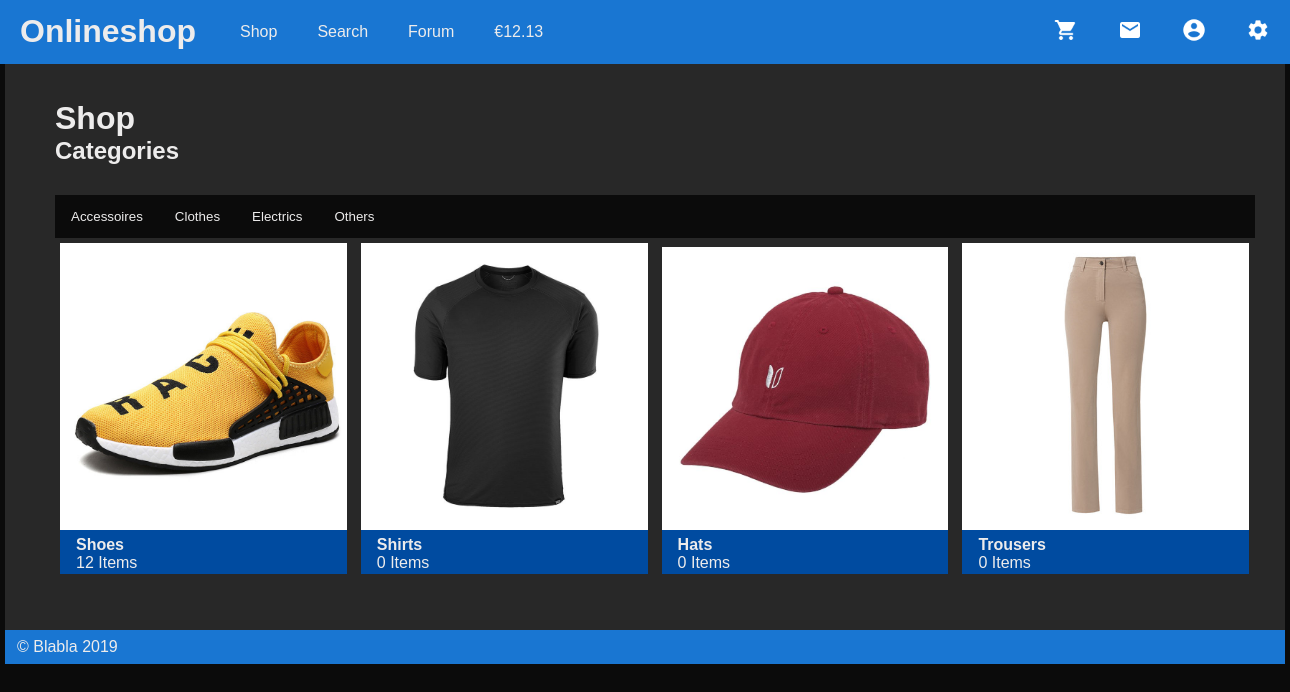
The page /?page=shop on the database its author committed.
### tables this page shows
CREATE TABLE IF NOT EXISTS types (
    ID INT NOT NULL AUTO_INCREMENT,
    Title VARCHAR(45) NOT NULL,
    CreationDate TIMESTAMP NOT NULL DEFAULT CURRENT_TIMESTAMP,
    ChangeDate TIMESTAMP NOT NULL DEFAULT CURRENT_TIMESTAMP ON UPDATE CURRENT_TIMESTAMP,
    UNIQUE KEY unique_title(Title),
    PRIMARY KEY (ID)
);

CREATE TABLE IF NOT EXISTS categories (
    ID INT NOT NULL AUTO_INCREMENT,
    Title VARCHAR(45) NOT NULL,
    Image VARCHAR(255),
    TypeID INT NOT NULL,
    CreationDate TIMESTAMP NOT NULL DEFAULT CURRENT_TIMESTAMP,
    ChangeDate TIMESTAMP NOT NULL DEFAULT CURRENT_TIMESTAMP ON UPDATE CURRENT_TIMESTAMP,
    UNIQUE KEY unique_title(Title),
    PRIMARY KEY (ID),
    FOREIGN KEY (TypeID) REFERENCES types(ID)
);

### include/database.php (called while the page is built, shortened)
<?php
class Database {
    private $host = "localhost";
    private $db_name = "phpshop";
    private $username = "root";
    private $password = "";
    private $conn;
    public function __construct() {
        try {
            $this->conn = new PDO("mysql:host=" . $this->host . ";dbname=" . $this->db_name, $this->username, $this->password);
        } catch (PDOException $exception) {
            echo "Connection error: " . $exception->getMessage();
        }
    }
    public function readType(){
        $query = "SELECT ID as id, Title as title FROM `types`";
        $stmt = $this->conn->prepare($query);
        $stmt->execute();
        return $stmt;
    }
    public function readCategory($type = false, $id = false){
        $query = "
        SELECT cat.ID as id, cat.Title as title, cat.Image as image, COUNT(item.ID) AS itemcount FROM categories AS cat
        LEFT JOIN subcategories As subcat ON subcat.CategoryID = cat.ID
        LEFT JOIN items AS item ON item.SubcategoryID = subcat.ID";
        $query .= " GROUP BY cat.ID";
        $stmt = $this->conn->prepare($query);
        if($id){
            $stmt->bindParam(1, $id);
            $stmt->execute();
            return $stmt->fetch(PDO::FETCH_ASSOC);
        } else if($type){
            $stmt->bindParam(1, $type);
            $stmt->execute();
            return $stmt;
        } else {
            $stmt->execute();
            return $stmt;
        }
    }
}

### components/shop/categorylist.php (the view, shortened to what this page needs)
<?php
include_once './include/database.php';
$database = new Database();
$category_list = "";
$type_list = "";
$typeItems = $database->readType();
if(isset($_GET['type'])){
    $categorieItems = $database->readCategory($_GET['type']);
} else {
    $categorieItems = $database->readCategory();
}
if($typeItems->rowCount()>0){
    while ($row = $typeItems->fetch(PDO::FETCH_ASSOC)) {
        extract($row);
        if(isset($_GET['type']) && $_GET['type'] == $id){
            $active = ' active ';
        } else {
            $active = '';
        }
        $type_list .= "<a href='?page=shop&type=".$id."'><button class='tablinks".$active."'>".$title."</button></a>";
    }
}
if($categorieItems->rowCount()>0){
    while ($row = $categorieItems->fetch(PDO::FETCH_ASSOC)) {
        extract($row);
        $category_list .= "
        <a href='?page=shop&category=".$id."'>
        <div class='card flaoters'>
        <img src='media/shop/categories/".$image."' alt='Category' style='width:100%'>
        <div class='card-container'>
        <h4><b>".$title."</b></h4>
        <p>".$itemcount." Items</p>
        </div>
        </div>
        </a>
        ";
    }
}
?>
<h2>Categories</h2>
<div class="tab">
    <?php echo $type_list; ?>
</div>
<div class="card-list">
    <?php echo $category_list; ?>
</div>

### index.php (shortened to what this page needs)
<!DOCTYPE html>
 <html lang="en">
<head>
</head>
<body>
    <div class="container">
        <?php include('components/header/index.php') ?>
        <div class="content">
            <?php
            if(isset($_GET['page'])){
                include('views/'.$_GET['page'].'.php');
            } else if(isset($_GET['item'])){
                include('views/item.php');
            } else {
                include('views/home.php');
            }
            ?>
        </div>
        <?php include('components/footer/index.php') ?>
    </div>
</body>
</html>

### components/header/index.php (shortened to what this page needs)
<div class="header">
    <div class="header-title">
        <a href="?page=home"><h1>Onlineshop</h1></a>
    </div>
    <div class="header-content">
        <div class="header-items">
            <ul>
                <li><a href="?page=shop">Shop</a></li>
                <li><a href="?page=search">Search</a></li>
                <li><a href="?page=forum">Forum</a></li>
                <li><a href="?page=balance">€12.13</a></li>
            </ul>
        </div>
        <div class="header-icons">
            <ul>
                <li><a href="?page=cart"><img src="./media/icons/cart.png"/></a></li>
                <li><a href="?page=messages"><img src="./media/icons/mail.png"/></a></li>
                <li><a href="?page=account"><img src="./media/icons/user.png"/></a></a></li>
                <li><a href="?page=settings"><img src="./media/icons/settings.png"/></a></a></li>
            </ul>
        </div>
    </div>
</div>

### views/shop.php (shortened to what this page needs)
<h1>Shop</h1>
<?php
if(isset($_GET['category'])){
    include('./components/shop/sidenav.php');
    include('./components/shop/itemlist.php');
} else {
    include('./components/shop/categorylist.php');
}
?>

### components/footer/index.php (shortened to what this page needs)
<div class="footer">
    <p>© Blabla 2019</p>
</div>

### index.php (style rules this page uses)
:root { --primary: #1976d2; --primary-dark: #004ba0; --primary-light: #63a4ff; --bg: #0b0b0b; --bg-light: #282828; --font: #edecec; }
h1, h2, h3, h4, h5, p { margin: 0px; color: var(--font); font-family: sans-serif; }
body { margin: 0px; background-color: var(--bg); color: var(--font); }
.container { width: 100%; min-height:200px; }
.content { width: 1200px; padding-top: 100px; padding-right: 30px; padding-bottom: 30px; padding-left: 50px; margin-left: auto; margin-right: auto; background-color: var(--bg-light); min-height:500px; }

### components/header/index.php (style rules this page uses)
.header { position: fixed; width: 100%; background-color: var(--primary); height:64px; }
.header-title { padding-top: 13px; padding-left: 20px; padding-bottom: 17px; width: 200px; float:left; }
.header-content { min-width: calc(100% - 220px); float: right; }
.header-items { min-width: 62%; float:left; }
.header-items ul { list-style-type: none; margin: 0; padding: 0; overflow: hidden; }
.header-items li { float: left; }
.header a { text-decoration: none; }
.header-items li a { display: block; color: var(--font); text-align: center; padding: 23px 20px; font-family: sans-serif; }
.header-icons { width: 38%; float:right; }
.header-icons ul { float: right; list-style-type: none; margin: 0; padding: 0; overflow: hidden; }
.header-icons li { float: left; }
.header-icons img { width: 24px; }
.header-icons li a { display: block; color: var(--font); text-align: center; padding: 18px 20px; text-decoration: none; font-family: sans-serif; }

### components/shop/categorylist.php (style rules this page uses)
.tab { overflow: hidden; background-color: var(--bg); margin-top: 30px; }
.tab button { background-color: inherit; float: left; color: var(--font); border: none; outline: none; cursor: pointer; padding: 14px 16px; transition: 0.3s; }
.flaoters { display:inline-block; }
.card { box-shadow: 0px 0px 10px -20px rgba(255,255,255,0.41); transition: 0.3s; background-color: var(--primary-dark); width: 23.9%; margin: 5px; }
.card-container { padding: 2px 16px; }
.card-list { display:inline; margin-left: auto; margin-right: auto; height: auto; }
.card-list a { text-decoration: none; }

### views/shop.php (style rules this page uses)
.flaoters { display:inline-block; }

### components/footer/index.php (style rules this page uses)
.footer { width: 1260px; padding-top: 8px; padding-right: 8px; padding-bottom: 8px; padding-left: 12px; margin-left: auto; margin-right: auto; background-color: var(--primary); min-height:10px; }

### rows shown on the page
types: Title "Accessoires"
types: Title "Clothes"
types: Title "Electrics"
types: Title "Others"
categories: Image (picture), Title "Shoes", itemcount "12"
categories: Image (picture), Title "Shirts", itemcount "0"
categories: Image (picture), Title "Hats", itemcount "0"
categories: Image (picture), Title "Trousers", itemcount "0"
